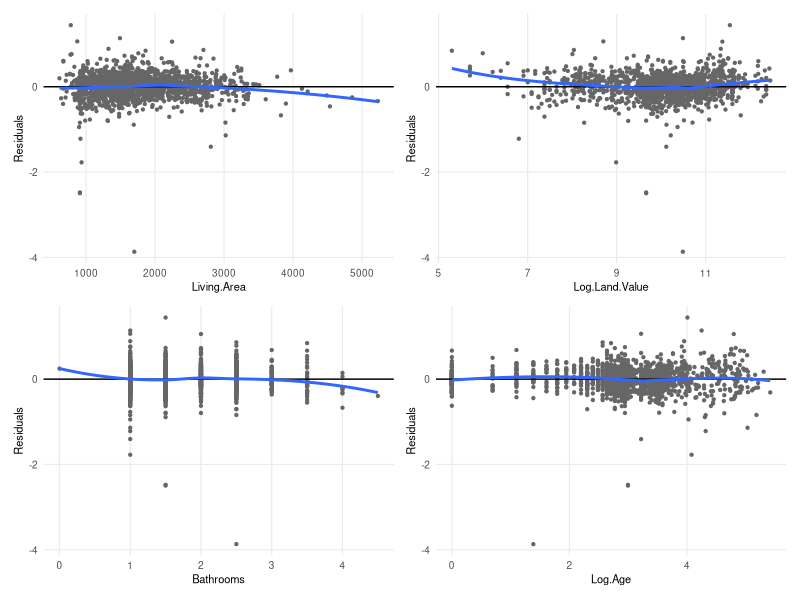
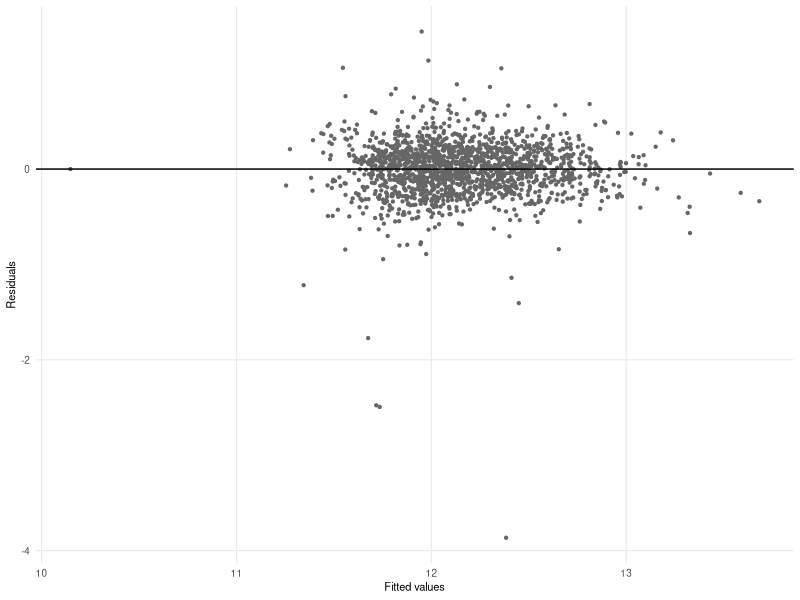
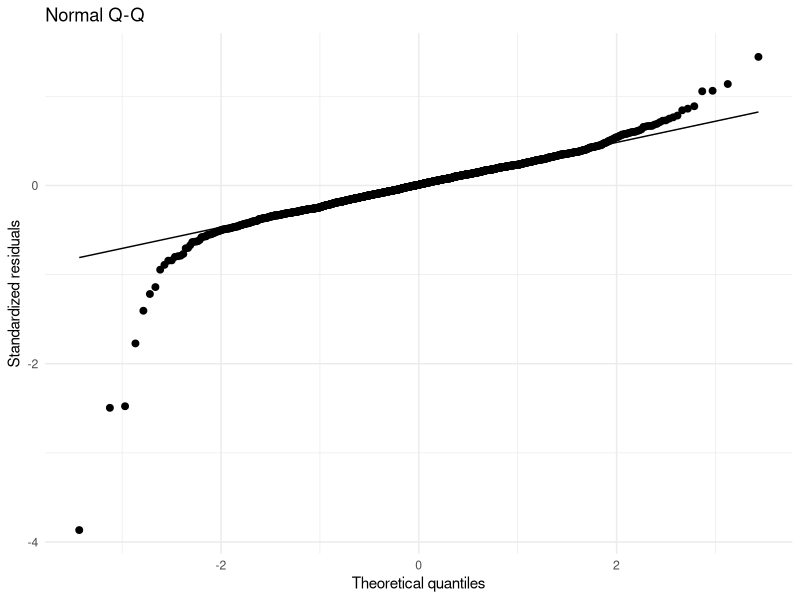

The R source for these figures, in order: (Note: this script raises an error after producing the figures.)
## ---- chunk 1
# Libraries
library(dplyr)
library(ggplot2)
library(scales)
library(knitr)
library(kableExtra)
library(ggfortify)
library(patchwork)


# Data load
data <- read.delim(
  "housing-prices-ge19.txt",
  header = TRUE, sep = "\t",
  quote = "", comment.char = "",
  check.names = TRUE
)

# Basic checks
missings <- colSums(is.na(data))

# Coerce factors
data <- data %>%
  mutate(
    Waterfront   = as.factor(Waterfront),
    New.Construct = as.factor(New.Construct),
    Central.Air  = as.factor(Central.Air),
    Fuel.Type    = as.factor(Fuel.Type),
    Heat.Type    = as.factor(Heat.Type),
    Sewer.Type   = as.factor(Sewer.Type),
  )

# Clean
data_cleaned <- data %>%
  filter(Lot.Size > 0) %>%
  filter(!(Age == 0 & New.Construct == 0))

data_cleaned <- data_cleaned %>%
  mutate(
    Log.Price = log(Price),
    Log.Lot.Size = log(Lot.Size),
    Log.Age = ifelse(Age != 0, log(Age), 0),
    Log.Land.Value = log(Land.Value)
  ) %>%
  select(-Price, -Lot.Size, -Age, -Land.Value, -Test)

# --- STEPWISE SELECTION ON FULL MODEL ---

M0_null <- lm(Log.Price ~ 1, data = data_cleaned)
M1_full <- lm(Log.Price ~ ., data = data_cleaned)

#Forward
step_fwd_full <- step(
  M0_null,
  scope = list(lower = M0_null, upper = M1_full),
  direction = "forward",
  trace = FALSE
)
summary(step_fwd_full)

#Backward
step_back_full <- step(
  M1_full,
  direction = "backward",
  trace = FALSE
)
summary(step_back_full)

#Stepwise
step_both_full <- step(
  M0_null,
  scope = list(lower = M0_null, upper = M1_full),
  direction = "both",
  trace = FALSE
)
summary(step_both_full)

# AIC(step_fwd_full)
# AIC(step_back_full)
# AIC(step_both_full)
## ---- chunk 2

unchangeable <- c("Lot.Size", "Waterfront", "Age", "Land.Value")
changeable   <- c("Living.Area", "Bathrooms", "Bedrooms", "Rooms",
                  "Central.Air", "New.Construct", "Heat.Type",
                  "Fuel.Type", "Fireplaces")

pad <- function(x, n) c(x, rep("", n - length(x)))
n <- max(length(unchangeable), length(changeable))

vars_side <- data.frame(
  Unchangeable = pad(unchangeable, n),
  Changeable   = pad(changeable, n),
  check.names = FALSE
)

kable(vars_side, "html", align = "l") %>%
  kable_styling(full_width = FALSE, position = "center")
## ---- chunk 3

results_tbl <- data.frame(
  Model = c("Forward", "Backward", "Stepwise"),
  R2 = c(summary(step_fwd_full)$r.squared,
         summary(step_back_full)$r.squared,
         summary(step_both_full)$r.squared),
  Adj_R2 = c(summary(step_fwd_full)$adj.r.squared,
             summary(step_back_full)$adj.r.squared,
             summary(step_both_full)$adj.r.squared),
  AIC = c(AIC(step_fwd_full),
          AIC(step_back_full),
          AIC(step_both_full))
)

options(knitr.kable.NA = "", kableExtra.latex.options = "scale_down")

kable(results_tbl,
      caption = "Forward, Backward, and Stepwise Selection Summary (Full Model)",
      col.names = c("Model", "R²", "Adjusted R²", "AIC"),
      align = "lccc") |>
  kable_classic(full_width = FALSE)

## ---- chunk 4
# Living.Area
# Log.Land.Value
# Bathrooms
# Waterfront
# Heat.Type
# Log.Age
# New.Construct

Living.Area_lm <- lm(Log.Price ~ Living.Area, data = data_cleaned)
Bathrooms_lm   <- lm(Log.Price ~ Bathrooms, data = data_cleaned)
Land.Value_lm  <- lm(Log.Price ~ Log.Land.Value, data = data_cleaned)
Waterfront_lm  <- lm(Log.Price ~ Waterfront, data = data_cleaned)
Fuel.Type_lm  <- lm(Log.Price ~ Fuel.Type, data = data_cleaned)
Age_lm  <- lm(Log.Price ~ Log.Age, data = data_cleaned)
New.Construct_lm  <- lm(Log.Price ~ New.Construct, data = data_cleaned)
Central.Air_lm  <- lm(Log.Price ~ Central.Air, data = data_cleaned)

lm_full_lm     <- lm(Log.Price ~ Living.Area + Log.Land.Value + Bathrooms + Waterfront + Fuel.Type + Log.Age + New.Construct, data = data_cleaned)

changable_lm     <- lm(Log.Price ~ Living.Area + Bathrooms + Fuel.Type + New.Construct, data = data_cleaned)

unchangable_lm     <- lm(Log.Price ~ Log.Land.Value + Waterfront +  Log.Age, data = data_cleaned)

models <- list(
  Living.Area_lm,
  Bathrooms_lm,
  # Land.Value_lm,
  # Waterfront_lm,
  # Fuel.Type_lm,
  # Age_lm,
  # New.Construct_lm,
  # Central.Air_lm,
  lm_full_lm,
  changable_lm,
  unchangable_lm
)

# model_names <- c("Living Area", "Bathrooms", "Land Value", "Waterfront", "Fuel Type", "Age", "New Construct", "Central Air", "Full Model", "Changable Variables", "Unchagable Variables")
model_names <- c("Living Area", "Bathrooms", "Full Model", "Changable Variables", "Unchagable Variables")

in_sample_tbl <- tibble(
  Model = model_names,
  R2 = sapply(models, function(m) summary(m)$r.squared),
  Adj_R2 = sapply(models, function(m) summary(m)$adj.r.squared),
  AIC = sapply(models, AIC)
)

in_sample_tbl |>
  mutate(across(where(is.numeric), round, 3)) |>
  kable(col.names = c("Model", "R²", "Adjusted R²", "AIC"), align = "lccc") |>
  kable_classic(full_width = FALSE)
## ---- chunk 5
# Living.Area
# Log.Land.Value
# Bathrooms
# Waterfront
# Fuel.Type
# Log.Age
# New.Construct

set.seed(5)
n = nrow(data_cleaned)
n_train = floor(0.8*n)
n_test = n - n_train

grp_labs = rep(c("Train","Test"), times = c(n_train, n_test)) 
data_cleaned$grp = sample(grp_labs)

train_dat = data_cleaned |> dplyr::filter(grp == "Train")
test_dat  = data_cleaned |> dplyr::filter(grp == "Test")

Living.Area_train = lm(Log.Price ~ Living.Area, data = train_dat)
Living.Area_pred = predict(Living.Area_train, newdata = test_dat)
Living.Area_mse = mean((test_dat$Log.Price - Living.Area_pred)^2)
Living.Area_mae = mean(abs(test_dat$Log.Price - Living.Area_pred))

Log.Land.Value_train = lm(Log.Price ~ Log.Land.Value, data = train_dat)
Log.Land.Value_pred = predict(Log.Land.Value_train, newdata = test_dat)
Log.Land.Value_mse = mean((test_dat$Log.Price - Log.Land.Value_pred)^2)
Log.Land.Value_mae = mean(abs(test_dat$Log.Price - Log.Land.Value_pred))

Fuel.Type_train = lm(Log.Price ~ Fuel.Type, data = train_dat)
Fuel.Type_pred = predict(Fuel.Type_train, newdata = test_dat)
Fuel.Type_mse = mean((test_dat$Log.Price - Fuel.Type_pred)^2)
Fuel.Type_mae = mean(abs(test_dat$Log.Price - Fuel.Type_pred))

Log.Age_train = lm(Log.Price ~ Log.Age, data = train_dat)
Log.Age_pred = predict(Log.Age_train, newdata = test_dat)
Log.Age_mse = mean((test_dat$Log.Price - Log.Age_pred)^2)
Log.Age_mae = mean(abs(test_dat$Log.Price - Log.Age_pred))

New.Construct_train = lm(Log.Price ~ New.Construct, data = train_dat)
New.Construct_pred = predict(New.Construct_train, newdata = test_dat)
New.Construct_mse = mean((test_dat$Log.Price - New.Construct_pred)^2)
New.Construct_mae = mean(abs(test_dat$Log.Price - New.Construct_pred))

Bathrooms_train = lm(Log.Price ~ Bathrooms, data = train_dat)
Bathrooms_pred = predict(Bathrooms_train, newdata = test_dat)
Bathrooms_mse = mean((test_dat$Log.Price - Bathrooms_pred)^2)
Bathrooms_mae = mean(abs(test_dat$Log.Price - Bathrooms_pred))

Waterfront_train = lm(Log.Price ~ Waterfront, data = train_dat)
Waterfront_pred = predict(Waterfront_train, newdata = test_dat)
Waterfront_mse = mean((test_dat$Log.Price - Waterfront_pred)^2)
Waterfront_mae = mean(abs(test_dat$Log.Price - Waterfront_pred)) 

Central.Air_train = lm(Log.Price ~ Central.Air, data = train_dat)
Central.Air_pred = predict(Central.Air_train, newdata = test_dat)
Central.Air_mse = mean((test_dat$Log.Price - Central.Air_pred)^2)
Central.Air_mae = mean(abs(test_dat$Log.Price - Central.Air_pred)) 

lm_full_train     <- lm(Log.Price ~ Living.Area + Log.Land.Value + Bathrooms + Waterfront + Fuel.Type + Log.Age + New.Construct + Central.Air, data = train_dat)
full_pred = predict(lm_full_train, newdata = test_dat)
full_mse = mean((test_dat$Log.Price - full_pred)^2)
full_mae = mean(abs(test_dat$Log.Price - full_pred))

changable_lm     <- lm(Log.Price ~ Living.Area + Bathrooms + Fuel.Type + New.Construct + Central.Air, data = train_dat)
changable_pred = predict(lm_full_train, newdata = test_dat)
changable_mse = mean((test_dat$Log.Price - changable_pred)^2)
changable_mae = mean(abs(test_dat$Log.Price - changable_pred))

unchangable_lm     <- lm(Log.Price ~ Log.Land.Value + Waterfront +  Log.Age, data = train_dat)
unchangable_pred = predict(unchangable_lm, newdata = test_dat)
unchangable_mse = mean((test_dat$Log.Price - unchangable_pred)^2)
unchangable_mae = mean(abs(test_dat$Log.Price - unchangable_pred))

results_tbl <- tibble(
  # Model = c("Living Area", "Bathrooms", "Land Value", "Waterfront", "Fuel Type", "Age", "New Construct", "Central.Air", "Full Model", "Changable Variables", "Unchagable Variables"),
    Model = c("Living Area", "Bathrooms", "Full Model", "Changable Variables", "Unchagable Variables"),
  RMSE = c(sqrt(Living.Area_mse),
           sqrt(Bathrooms_mse),
           # sqrt(Log.Land.Value_mse),
           # sqrt(Waterfront_mse),
           # sqrt(Fuel.Type_mse),
           # sqrt(Log.Age_mse),
           # sqrt(New.Construct_mse),
           # sqrt(Central.Air_mse),
           
           sqrt(full_mse),
           sqrt(changable_mse),
           sqrt(unchangable_mse)),
  MAE = c(Living.Area_mae,
          Bathrooms_mae,
          # Log.Land.Value_mae,
          # Waterfront_mae,
          # Fuel.Type_mae,
          # Log.Age_mae,
          # New.Construct_mae,
          # Central.Air_mae,
          
          full_mae,
          changable_mae,
          unchangable_mae),
)

results_tbl |>
  mutate(across(where(is.numeric), round, 2)) |>
  kable(col.names = c("Model", "RMSE", "MAE"), align = "lcc") |>
  kable_classic(full_width = FALSE)
## ---- chunk 6

summary(step_back_full)

## ---- chunk 7

vars <- c("Living.Area", "Log.Land.Value", "Bathrooms", "Log.Age")

plots <- lapply(vars, function(v){
  ggplot(data_cleaned, aes_string(v, resid(step_both_full))) +
    geom_point(color = "gray40", size = 0.8) +
    geom_hline(yintercept = 0) +
    geom_smooth(method = "loess", se = FALSE) +
    labs(x = v, y = "Residuals") +
    theme_minimal(base_size = 9) +
    theme(panel.grid.minor = element_blank(),
          plot.title = element_text(size = 10),
          axis.title = element_text(size = 8))
})

# Arrange them nicely: 2 columns
combined <- wrap_plots(plots, ncol = 2)
combined

## ---- chunk 8
ggplot(data_cleaned, aes(x = fitted(step_both_full), y = resid(step_both_full))) +
    geom_point(color = "gray40", size = 0.8) +
    geom_hline(yintercept = 0) +
    labs(x = "Fitted values", y = "Residuals") +
    theme_minimal(base_size = 9) +
    theme(panel.grid.minor = element_blank(),
          plot.title = element_text(size = 10),
          axis.title = element_text(size = 8))
## ---- chunk 9
data_cleaned |> ggplot() + 
  aes(sample = resid(step_both_full)) +
  geom_qq(size = 2) + geom_qq_line() +
  labs(title = "Normal Q-Q", x = "Theoretical quantiles", y = "Standardized residuals") +
  theme_minimal()
## ---- chunk 10
continuous_vars <- c("Living.Area", "Log.Land.Value", "Bathrooms", "Log.Age") # Fwd
numeric_data <- data_cleaned[, (names(data_cleaned) %in% continuous_vars)]
cor_mat = cor(numeric_data)
melted_cor_mat = cor_mat |>
  data.frame() |>
  rownames_to_column(var = "var1") |>
  pivot_longer(cols = -var1,
               names_to = "var2",
               values_to = "cor")
melted_cor_mat |> ggplot() + 
  aes(x=var1, y=var2, fill=cor) + 
  geom_tile() + 
  # theme_minimal(base_size = 30) +
  scale_fill_gradient2(
    low = "blue", 
    high = "red", 
    mid = "white", 
    midpoint = 0, 
    limit = c(-1,1)) +
  theme(
    axis.text.x = element_text(
      angle = 90, hjust = 1
    )
  )
